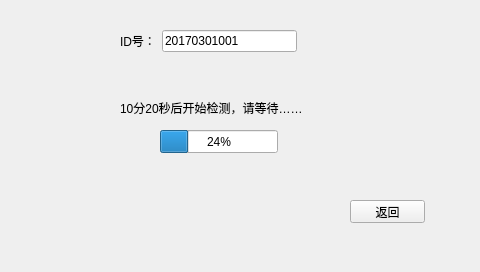
<?xml version="1.0" encoding="UTF-8"?>
<ui version="4.0">
 <class>auto_Test_Form</class>
 <widget class="QWidget" name="auto_Test_Form">
  <property name="geometry">
   <rect>
    <x>0</x>
    <y>0</y>
    <width>480</width>
    <height>272</height>
   </rect>
  </property>
  <property name="windowTitle">
   <string>Form</string>
  </property>
  <widget class="QLabel" name="label_2">
   <property name="geometry">
    <rect>
     <x>120</x>
     <y>100</y>
     <width>211</width>
     <height>16</height>
    </rect>
   </property>
   <property name="text">
    <string>10分20秒后开始检测，请等待……</string>
   </property>
  </widget>
  <widget class="QProgressBar" name="progressBar">
   <property name="geometry">
    <rect>
     <x>160</x>
     <y>130</y>
     <width>118</width>
     <height>23</height>
    </rect>
   </property>
   <property name="value">
    <number>24</number>
   </property>
  </widget>
  <widget class="QPushButton" name="return_PBtn">
   <property name="geometry">
    <rect>
     <x>350</x>
     <y>200</y>
     <width>75</width>
     <height>23</height>
    </rect>
   </property>
   <property name="text">
    <string>返回</string>
   </property>
  </widget>
  <widget class="QWidget" name="layoutWidget">
   <property name="geometry">
    <rect>
     <x>120</x>
     <y>30</y>
     <width>177</width>
     <height>22</height>
    </rect>
   </property>
   <layout class="QHBoxLayout" name="horizontalLayout">
    <item>
     <widget class="QLabel" name="label">
      <property name="text">
       <string>ID号：</string>
      </property>
     </widget>
    </item>
    <item>
     <widget class="QLineEdit" name="lineEdit">
      <property name="text">
       <string>20170301001</string>
      </property>
     </widget>
    </item>
   </layout>
  </widget>
 </widget>
 <resources/>
 <connections/>
</ui>
